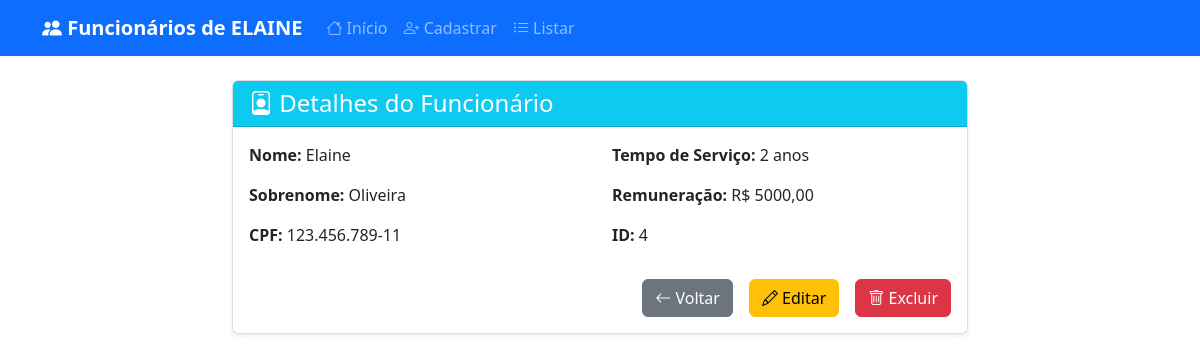
The app's page /website/detalhes/4/ with its own data.
### funcionario/models.py (models this page shows, shortened)
class Funcionarios(models.Model):
    nome = models.CharField(
        max_length=255,
        null=False,
        blank=False,
        verbose_name='Nome'
    )
    sobrenome = models.CharField(
        max_length=255,
        null=False,
        blank=False,
        verbose_name='Sobrenome'
    )
    cpf = models.CharField(
        max_length=14,
        null=False,
        blank=False,
        verbose_name='CPF',
        unique=True
    )
    tempo_de_servico = models.IntegerField(
        default=0,
        null=False,
        blank=False,
        verbose_name='Tempo de Serviço (anos)'
    )
    remuneracao = models.DecimalField(
        max_digits=8,
        decimal_places=2,
        null=False,
        blank=False,
        verbose_name='Remuneração'
    )
    objects = models.Manager()
    class Meta:
        verbose_name = 'Funcionário'
        verbose_name_plural = 'Funcionários'

### website/views.py (the view)
# urls.py: path('detalhes/<int:id>/', views.detalhes_funcionario, name='detalhes_funcionario'),
def detalhes_funcionario(request, id):
    funcionario = get_object_or_404(Funcionarios, id=id)
    return render(request, 'website/detalhes_funcionario.html', {'funcionario': funcionario})

### website/templates/website/detalhes_funcionario.html (shortened to what this page needs)
{% extends 'base.html' %}
{% block content %}
<div class="row justify-content-center">
    <div class="col-md-8">
        <div class="card">
            <div class="card-header bg-info text-white">
                <h4 class="card-title mb-0">
                    <i class="bi bi-person-badge"></i> Detalhes do Funcionário
                </h4>
            </div>
            <div class="card-body">
                <div class="row">
                    <div class="col-md-6">
                        <p><strong>Nome:</strong> {{ funcionario.nome }}</p>
                        <p><strong>Sobrenome:</strong> {{ funcionario.sobrenome }}</p>
                        <p><strong>CPF:</strong> {{ funcionario.cpf }}</p>
                    </div>
                    <div class="col-md-6">
                        <p><strong>Tempo de Serviço:</strong> {{ funcionario.tempo_de_servico }} anos</p>
                        <p><strong>Remuneração:</strong> R$ {{ funcionario.remuneracao }}</p>
                        <p><strong>ID:</strong> {{ funcionario.id }}</p>
                    </div>
                </div>
                <div class="d-grid gap-2 d-md-flex justify-content-md-end mt-3">
                    <a href="{% url 'listar_funcionarios' %}" class="btn btn-secondary me-md-2">
                        <i class="bi bi-arrow-left"></i> Voltar
                    </a>
                    <a href="{% url 'editar_funcionario' funcionario.id %}" class="btn btn-warning me-md-2">
                        <i class="bi bi-pencil"></i> Editar
                    </a>
                    <a href="{% url 'excluir_funcionario' funcionario.id %}" class="btn btn-danger">
                        <i class="bi bi-trash"></i> Excluir
                    </a>
                </div>
            </div>
        </div>
    </div>
</div>
{% endblock %}

### static/css/style.css (style rules this page uses)
.card { box-shadow: 0 0.125rem 0.25rem rgba(0, 0, 0, 0.075); border: 1px solid rgba(0, 0, 0, 0.125); }

### records on screen
Funcionarios: nome "Elaine", sobrenome "Oliveira", cpf "123.456.789-11", tempo_de_servico "2", remuneracao "5000,00", id "4"
